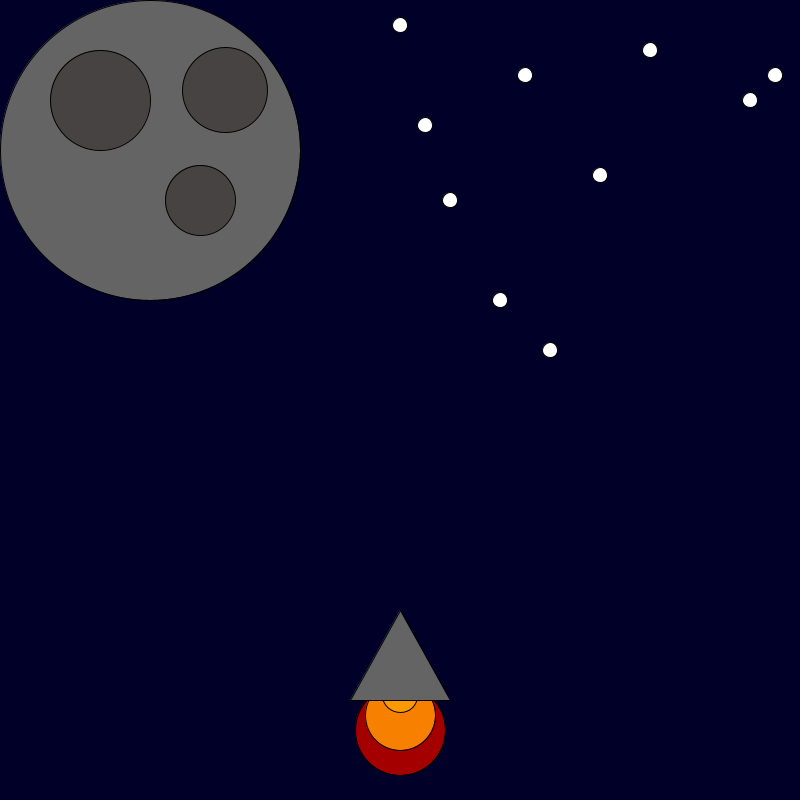
Frame 1 (no input)
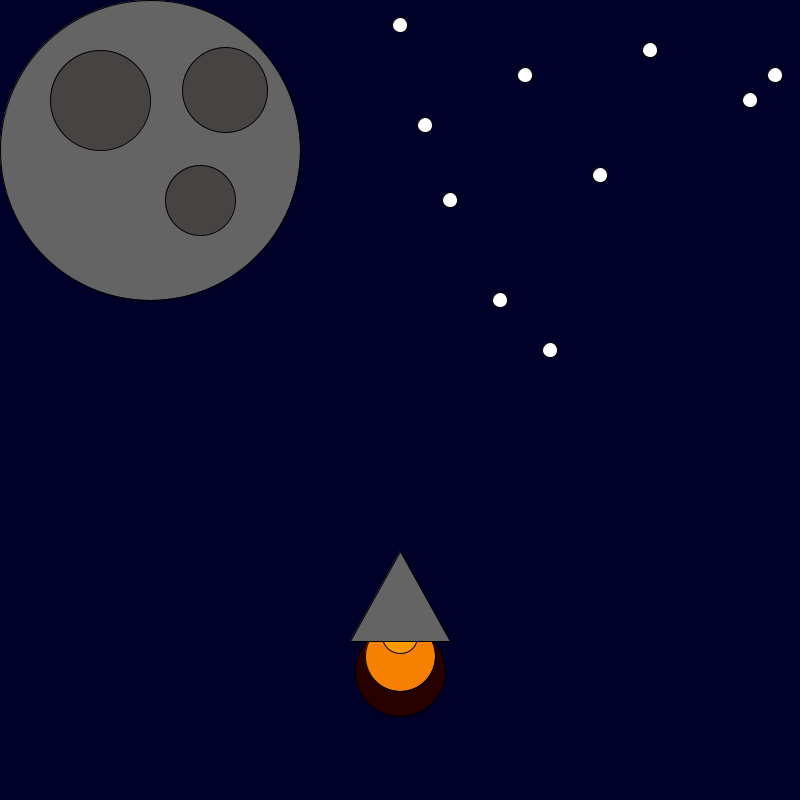
Frame 60 (the mouse pressed at the canvas centre just before this capture)
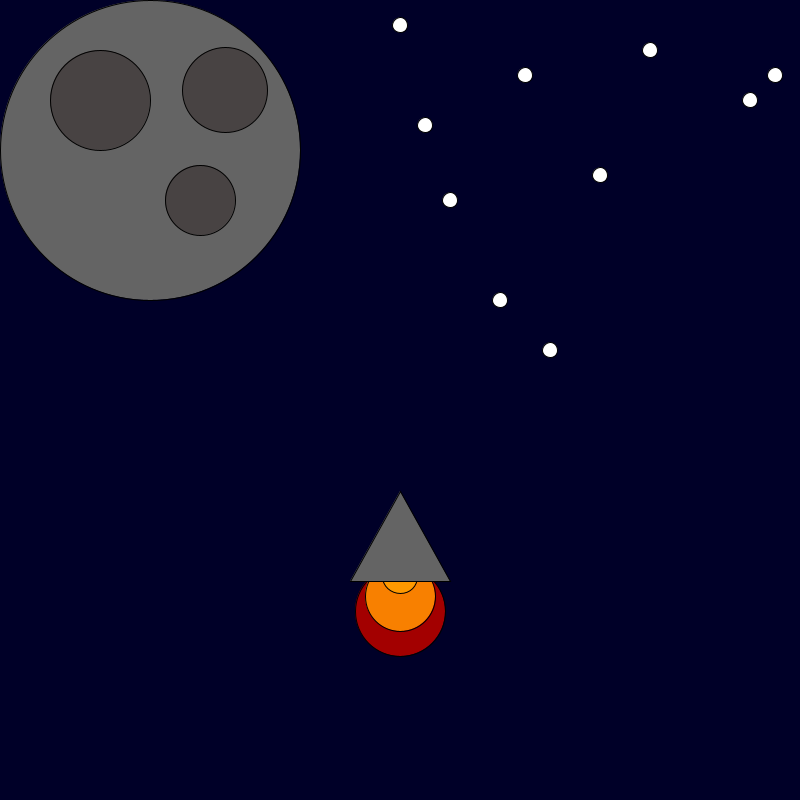
Frame 120 (the mouse held since frame 60 and released just before this capture)

The Processing sketch that drew these frames (run headless with seeded random() and noise(); from frame 60 on, the mouse is pressed at the canvas centre):

// Processing sketch: rocket_ship
// ── rocket_ship.pde
int x = 400; 
int y = 600; 

void setup() {

    
    size(800, 800);

}

void draw() {
    background(0, 0, 40); 
    fill(random(255), 0, 0);
    ellipse(x, y + 130, 90, 90);
    fill(248, 128, 0);
    ellipse(x, y + 115, 70, 70);
    fill(255, 153, 0);
    ellipse(x, y + 95, 35, 35);
    fill(100, 100, 100);
    triangle(x, y + 10, x + 50, y + 100, x - 50, y + 100);
y = y-1;
ellipse(150, 150, 300, 300);
fill(#484343);
ellipse(200, 200, 70, 70);
ellipse(100, 100, 100, 100);
ellipse(225, 90, 85, 85);
fill(255, 255, 255);
ellipse(600, 175, 15, 15);
ellipse(450, 200, 15, 15);
ellipse(750, 100, 15, 15);
ellipse(500, 300, 15, 15);
ellipse(650, 50, 15, 15);
ellipse(550, 350, 15, 15);
ellipse(400, 25, 15, 15);
ellipse(775, 75, 15, 15);
ellipse(525, 75, 15, 15);
ellipse(425, 125, 15, 15);
}
